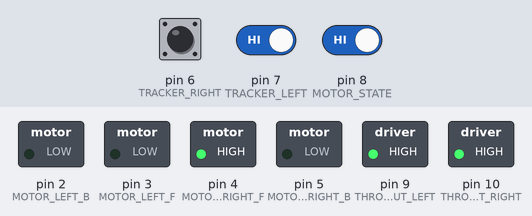
A sketch run on a simulated Arduino Uno, built with avr-gcc and run on an emulated ATmega328P. Parts: switched loads named in the sketch (green lamp = pin HIGH). Dashed ring = blinking. The test bench sets the inputs (shaded band); at power-on: pin 6 (TRACKER_RIGHT) HIGH, pin 8 (MOTOR_STATE) HIGH, pin 7 (TRACKER_LEFT) HIGH. What the sketch prints to the serial monitor is not drawn.

Above: at 1.2 s.
1.3 s: pin 6 (TRACKER_RIGHT) pulled LOW for 0.15 s
At 1.37 s:
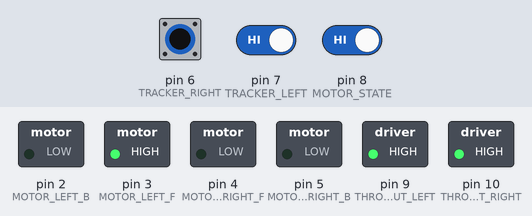
2.9 s: pin 8 (MOTOR_STATE) driven LOW
At 3.9 s:
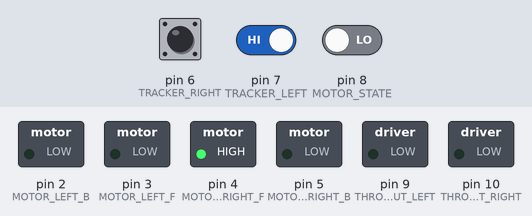
4.4 s: pin 6 (TRACKER_RIGHT) pulled LOW for 1 s
At 5.1 s:
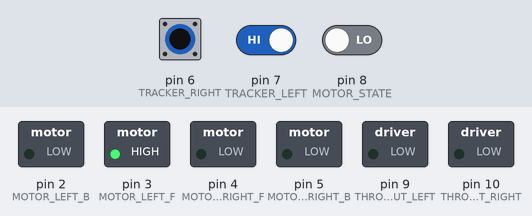
6.9 s: pin 8 (MOTOR_STATE) driven HIGH
At 8.2 s:
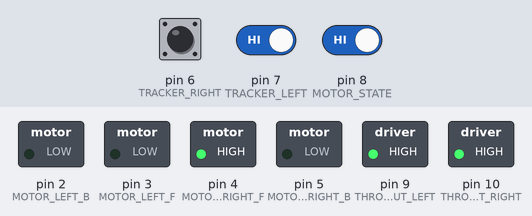
9.9 s: pin 6 (TRACKER_RIGHT) pulsed LOW 2 times (0.12 s each, 0.3 s apart)
At 10.11 s:
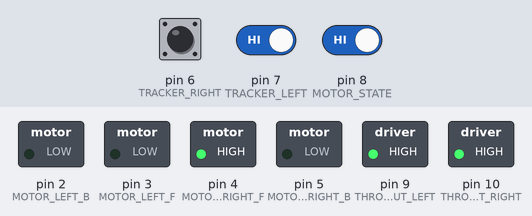
13.5 s: pin 6 (TRACKER_RIGHT) driven LOW and pin 7 (TRACKER_LEFT) driven LOW
At 14.4 s:
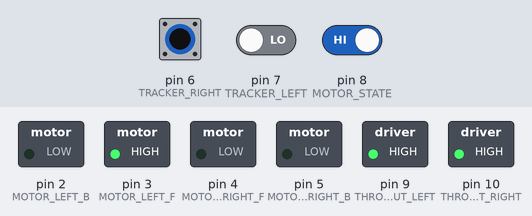
Timing chart, 0 to 16.5 s (numbered marks = the images above; inputs shaded):
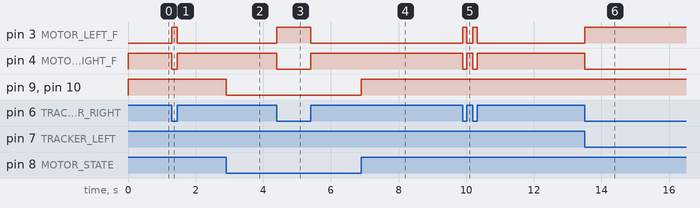

Measured:
- after the input at 1.3 s, pin 3 (MOTOR_LEFT_F): LOW → HIGH at once, → LOW 0.15 s later; pin 4 (MOTOR_RIGHT_F): HIGH → LOW at once, → HIGH 0.15 s later
- after the input at 2.9 s, pin 9 (THROTTLE_OUT_LEFT), pin 10 (THROTTLE_OUT_RIGHT): HIGH → LOW at once
- after the input at 4.4 s, pin 3 (MOTOR_LEFT_F): LOW → HIGH at once, → LOW 1.0 s later; pin 4 (MOTOR_RIGHT_F): HIGH → LOW at once, → HIGH 1.0 s later
- after the input at 6.9 s, pin 9 (THROTTLE_OUT_LEFT), pin 10 (THROTTLE_OUT_RIGHT): LOW → HIGH at once
- after the input at 9.9 s, pin 3 (MOTOR_LEFT_F): alternates HIGH for 0.12 s and LOW for 0.18 s, 4 changes in all, then stays LOW, starting at once; pin 4 (MOTOR_RIGHT_F): alternates HIGH for 0.18 s and LOW for 0.12 s, 4 changes in all, then stays HIGH, starting at once
- after the input at 13.5 s, pin 3 (MOTOR_LEFT_F): LOW → HIGH at once; pin 4 (MOTOR_RIGHT_F): HIGH → LOW at once

The sketch:

dodgy_robot1.ino
```cpp
// Define motor pins
#define MOTOR_LEFT_F 3   //Input1 Control pin for left motor, forward direction
#define MOTOR_LEFT_B 2   //Input2 Control pin for left motor, backward direction
#define MOTOR_RIGHT_F 4  //Input4 Control pin for right motor, forward direction
#define MOTOR_RIGHT_B 5  //Input3 Control pin for right motor, backward direction

// Define sensor pins
#define TRACKER_LEFT 7         // Input pin for left line tracker sensor
#define TRACKER_RIGHT 6        // Input pin for right line tracker sensor
#define MOTOR_STATE 8          // Input pin for reading motor state (on/off)
#define THROTTLE_IN A0         // Analog input pin for reading the throttle (speed control)
#define THROTTLE_OUT_LEFT 9    // PWM output pin for setting speed (speed control)
#define THROTTLE_OUT_RIGHT 10  // PWM output pin for setting speed (speed control)

// Define states
#define STOP 11     // Motors stopped
#define FORWARD 22  // Moving forward
#define REVERSE 00  // Moving backwards
#define LEFT 12     // Turning left
#define LEFTREV 02     // Turning left with reverse
#define RIGHT 21    // Turning right
#define RIGHTREV 20    // Turning right

int state = STOP;  // Initialize the state of the robot as stopped

int speed;
int motorOn;
int lineLeft;
int lineRight;

void setup() {
  Serial.begin(115200);

  // Set motor pins as OUTPUTs
  pinMode(MOTOR_LEFT_F, OUTPUT);
  pinMode(MOTOR_LEFT_B, OUTPUT);
  pinMode(MOTOR_RIGHT_F, OUTPUT);
  pinMode(MOTOR_RIGHT_B, OUTPUT);
  pinMode(THROTTLE_OUT_LEFT, OUTPUT);
  pinMode(THROTTLE_OUT_RIGHT, OUTPUT);

  // Set sensor pins as INPUTs
  pinMode(TRACKER_RIGHT, INPUT);
  pinMode(TRACKER_LEFT, INPUT);
  pinMode(MOTOR_STATE, INPUT);
  pinMode(THROTTLE_IN, INPUT);
  Serial.println("Alive");
}

/*
 * goForward checks if line is detected by either sensor.
 * If line is detected by left sensor, it returns RIGHT.
 * If line is detected by right sensor, it returns LEFT.
 * If the line is detected by both sensors, it returns STOP.
 * Otherwise, it powers both motors to move forward and returns FORWARD.
 */
int goForward(int lineLeft, int lineRight) {
  if (lineLeft) return RIGHT;
  if (lineRight) return LEFT;

  digitalWrite(MOTOR_LEFT_F, HIGH);
  digitalWrite(MOTOR_LEFT_B, LOW);
  digitalWrite(MOTOR_RIGHT_F, HIGH);
  digitalWrite(MOTOR_RIGHT_B, LOW);
  return FORWARD;
}

/*
 * goBackward powers the motors in opposite direction.
 * If the line is not detected by either sensor, it returns FORWARD.
 * If the line is detected by either sensor, it returns appropriate turn.
 */
int goBackward(int lineLeft, int lineRight) {
  digitalWrite(MOTOR_LEFT_B, HIGH);
  digitalWrite(MOTOR_LEFT_F, LOW);
  digitalWrite(MOTOR_RIGHT_B, HIGH);
  digitalWrite(MOTOR_RIGHT_F, LOW);
  return REVERSE;
}

/*
 * turnLeft turns the robot to the left until it finds the line.
 * If the line is not detected by either sensor, it returns FORWARD.
 * If the line is detected by both sensors, it returns STOP.
 * If the line is detected by left sensor, it returns RIGHT.
 */
int turnLeft(int lineLeft, int lineRight) {
  digitalWrite(MOTOR_LEFT_B, LOW);
  digitalWrite(MOTOR_LEFT_F, LOW);
  digitalWrite(MOTOR_RIGHT_F, HIGH);
  digitalWrite(MOTOR_RIGHT_B, LOW);
  return LEFT;
}

/*
 * turnRight turns the robot to the right.
 * If the line is not detected by either sensor, it returns FORWARD.
 * If the line is detected by both sensors, it returns STOP.
 * If the line is detected by right sensor, it returns LEFT.
 */
int turnRight(int lineLeft, int lineRight) {
  digitalWrite(MOTOR_LEFT_B, LOW);
  digitalWrite(MOTOR_LEFT_F, HIGH);
  digitalWrite(MOTOR_RIGHT_F, LOW);
  digitalWrite(MOTOR_RIGHT_B, LOW);
  return RIGHT;
}

/*
 * stop function stops the movement of the robot by turning off both motors
 * If the line is not detected by either sensor, it returns FORWARD.
 * If the line is detected by either sensor, it returns appropriate turn.
 * If the line is detected by both sensors, it returns STOP.
 */
int stop(int lineLeft, int lineRight) {
  digitalWrite(MOTOR_LEFT_F, LOW);
  digitalWrite(MOTOR_LEFT_B, LOW);
  digitalWrite(MOTOR_RIGHT_F, LOW);
  digitalWrite(MOTOR_RIGHT_B, LOW);
  return STOP;
}

// setSpeed sets both motors to the same speed
void setSpeed(int speed) {
  analogWrite(THROTTLE_OUT_LEFT, speed);
  analogWrite(THROTTLE_OUT_RIGHT, speed);
}

void displayState(int state){
  switch(state){
    case STOP:
      Serial.print("STOP");
      break;
    case FORWARD:
      Serial.print("FORWARD");
      break;
    case REVERSE:
      Serial.print("REVERSE");
      break;
    case LEFT:
      Serial.print("LEFT");
      break;
    case RIGHT:
      Serial.print("RIGHT");
      break;
    default:
     Serial.print("Other State please #define");
  }
}

int getState(){
  lineLeft = !digitalRead(TRACKER_LEFT);
  lineRight = !digitalRead(TRACKER_RIGHT);

  state = 0;

  if(lineLeft){

  }
  if(lineRight == 1){
    state = RIGHT;
  } else {
    state = LEFT;
  }


  return state;
}

/*
 * loop function runs continuously after the setup function has completed.
 * It controls the movement of the robot.
 * It reads the state of the motors, the line tracker sensors, and the throttle,
 * and updates the state of the robot accordingly.
 */
void loop() {

  motorOn = digitalRead(MOTOR_STATE);
  digitalWrite(LED_BUILTIN, motorOn);
  if (!motorOn){
    setSpeed(0);
    Serial.print(-1);
  }else{
    Serial.print(1);
    setSpeed(255);
  }
  Serial.print("  ");


  Serial.print(lineLeft);
  Serial.print("  ");
  Serial.print(lineRight);
  Serial.print("  ");
  /*
  // THROTTLE is an analog input, so use analogRead() instead of digitalRead()
  //speed = analogRead(THROTTLE_IN);
  //speed = map(speed, 0, 1024, 0, 255);*/
  state = getState();
  displayState(state);
  switch(state){
    case FORWARD:
    state = goForward(lineLeft, lineRight);
    break;
    case LEFT:
    state = turnLeft(lineLeft, lineRight);
    break;
    case RIGHT:
    state = turnRight(lineLeft, lineRight);
    break;
    case REVERSE:
    state = goBackward(lineLeft, lineRight);
    break;
    default:
    state = stop(lineLeft, lineRight);
    break;
  }
  Serial.println();
  // If the robot is stopped, it doesn't move.
  // (You don't seem to have a 'stop' function, so this will cause an error.)
}
```
